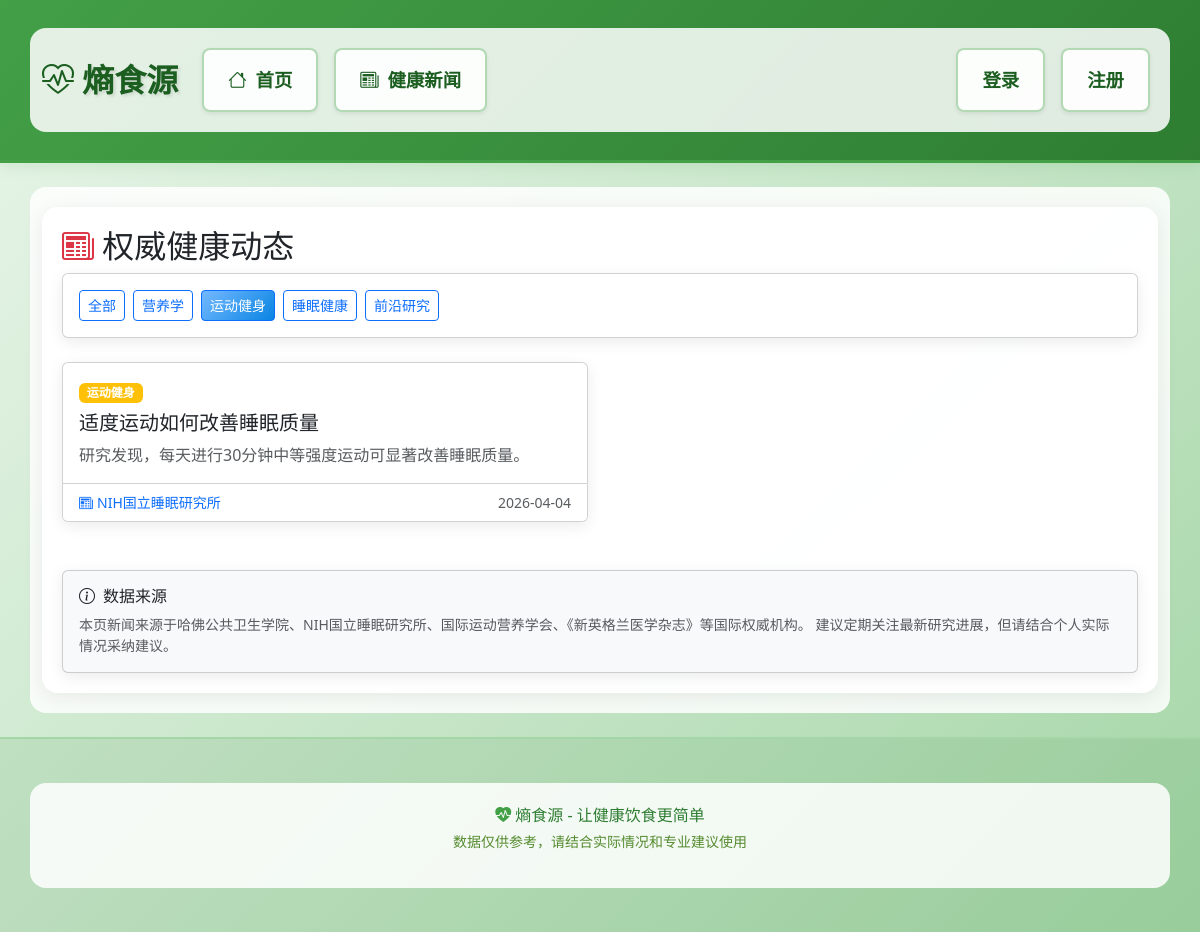
Before: /news?category=exercise with the older database file.
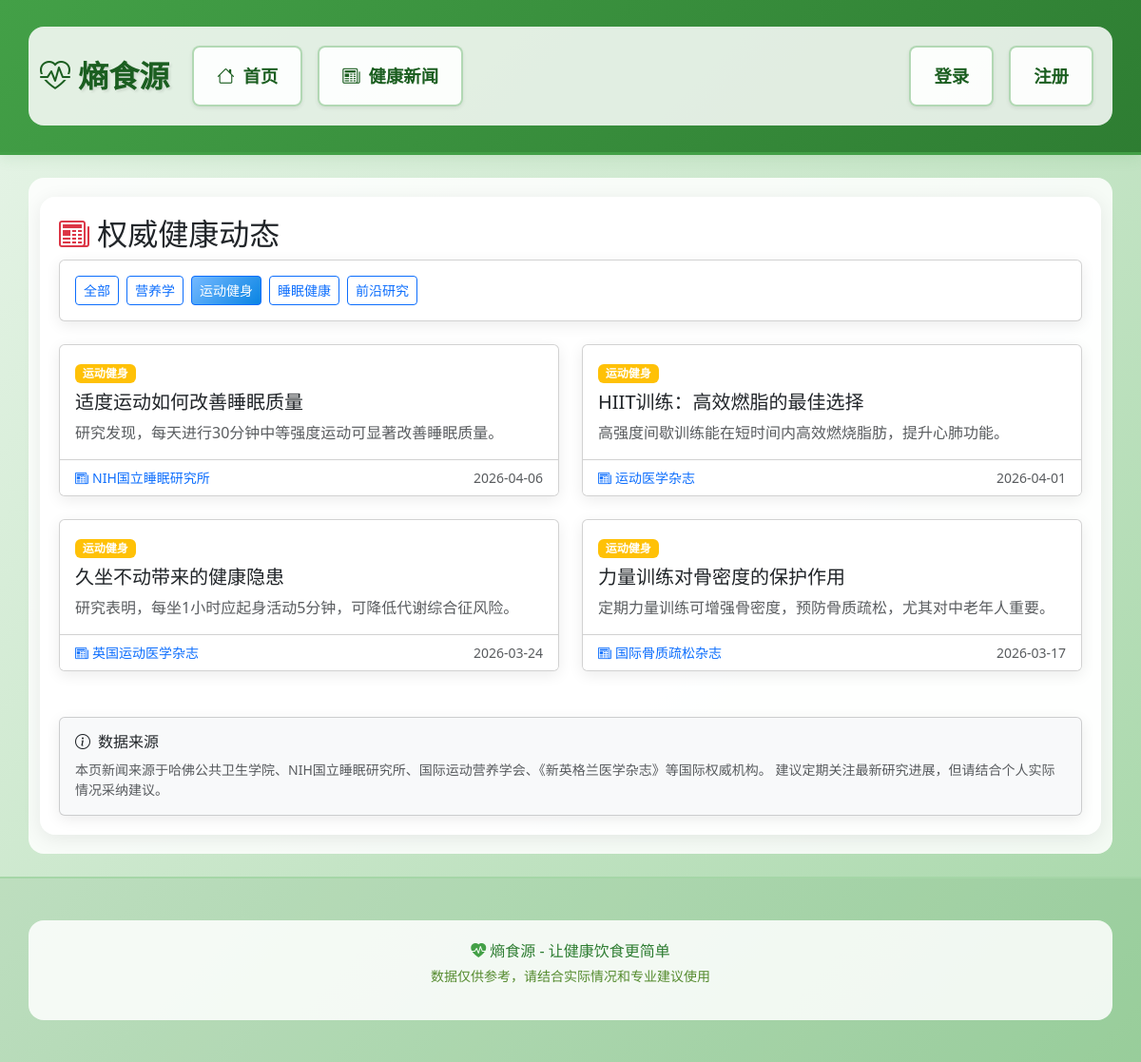
After: the same page with the newer database file.
### models.py (models this page shows)
class HealthNews(db.Model):
    __tablename__ = 'health_news'
    id = db.Column(db.Integer, primary_key=True)
    title = db.Column(db.String(255), nullable=False)
    summary = db.Column(db.Text)
    content = db.Column(db.Text)
    source = db.Column(db.String(100))
    source_url = db.Column(db.String(500))
    image_url = db.Column(db.String(500))
    published_at = db.Column(db.DateTime)
    category = db.Column(db.String(50))  # nutrition, exercise, sleep, research
    created_at = db.Column(db.DateTime, default=datetime.utcnow)

### app.py (the view)
@app.route('/news')
def news():
    category = request.args.get('category')
    query = HealthNews.query
    if category:
        query = query.filter_by(category=category)
    news_items = query.order_by(HealthNews.published_at.desc()).limit(20).all()
    return render_template('news.html', news_items=news_items, current_category=category)

### app.py (called while the page is built)
@app.context_processor
def inject_variables():
    life_expectancy_bonus = 0
    return dict(
        life_expectancy_bonus=life_expectancy_bonus,
        timedelta=timedelta
    )

### templates/news.html (shortened to what this page needs)
{% extends "base.html" %}
{% block content %}
<h2><i class="bi bi-newspaper text-danger"></i> 权威健康动态</h2>
<div class="card mb-4">
    <div class="card-body">
        <div class="d-flex flex-wrap gap-2">
            <a href="{{ url_for('news') }}" class="btn btn-{{ 'primary' if not current_category else 'outline-primary' }} btn-sm">
                全部
            </a>
            <a href="{{ url_for('news', category='nutrition') }}" class="btn btn-{{ 'primary' if current_category == 'nutrition' else 'outline-primary' }} btn-sm">
                营养学
            </a>
            <a href="{{ url_for('news', category='exercise') }}" class="btn btn-{{ 'primary' if current_category == 'exercise' else 'outline-primary' }} btn-sm">
                运动健身
            </a>
            <a href="{{ url_for('news', category='sleep') }}" class="btn btn-{{ 'primary' if current_category == 'sleep' else 'outline-primary' }} btn-sm">
                睡眠健康
            </a>
            <a href="{{ url_for('news', category='research') }}" class="btn btn-{{ 'primary' if current_category == 'research' else 'outline-primary' }} btn-sm">
                前沿研究
            </a>
        </div>
    </div>
</div>
<div class="row">
    {% if news_items %}
    {% for item in news_items %}
    <div class="col-md-6 mb-4">
        <div class="card h-100">
            <div class="card-body">
                <span class="badge bg-{{ 'success' if item.category == 'nutrition' else 'warning' if item.category == 'exercise' else 'info' if item.category == 'sleep' else 'secondary' }} mb-2">
                    {{ {'nutrition': '营养学', 'exercise': '运动健身', 'sleep': '睡眠健康', 'research': '前沿研究'}.get(item.category, '综合') }}
                </span>
                <h5 class="card-title">{{ item.title }}</h5>
                <p class="card-text text-muted">{{ item.summary }}</p>
            </div>
            <div class="card-footer bg-white">
                <div class="d-flex justify-content-between align-items-center">
                    <small class="text-primary">
                        <i class="bi bi-newspaper me-1"></i>{{ item.source }}
                    </small>
                    <small class="text-muted">
                        {{ item.published_at.strftime('%Y-%m-%d') if item.published_at else item.created_at.strftime('%Y-%m-%d') }}
                    </small>
                </div>
            </div>
        </div>
    </div>
    {% endfor %}
    {% endif %}
</div>
<div class="card mt-4 bg-light">
    <div class="card-body">
        <h6><i class="bi bi-info-circle me-2"></i>数据来源</h6>
        <p class="mb-0 small text-muted">
            本页新闻来源于哈佛公共卫生学院、NIH国立睡眠研究所、国际运动营养学会、《新英格兰医学杂志》等国际权威机构。
            建议定期关注最新研究进展，但请结合个人实际情况采纳建议。
        </p>
    </div>
</div>
{% endblock %}

Changed rows visible on the page:
no longer on this page (row edited): HealthNews: category "运动健身", title "适度运动如何改善睡眠质量", summary "研究发现，每天进行30分钟中等强度运动可显著改善睡眠质量。", source "NIH国立睡眠研究所", published_at "2026-04-04"
now on this page (row edited): HealthNews: category "运动健身", title "适度运动如何改善睡眠质量", summary "研究发现，每天进行30分钟中等强度运动可显著改善睡眠质量。", source "NIH国立睡眠研究所", published_at "2026-04-06"
added HealthNews: category "运动健身", title "HIIT训练：高效燃脂的最佳选择", summary "高强度间歇训练能在短时间内高效燃烧脂肪，提升心肺功能。", source "运动医学杂志", published_at "2026-04-01"
added HealthNews: category "运动健身", title "久坐不动带来的健康隐患", summary "研究表明，每坐1小时应起身活动5分钟，可降低代谢综合征风险。", source "英国运动医学杂志", published_at "2026-03-24"
added HealthNews: category "运动健身", title "力量训练对骨密度的保护作用", summary "定期力量训练可增强骨密度，预防骨质疏松，尤其对中老年人重要。", source "国际骨质疏松杂志", published_at "2026-03-17"
